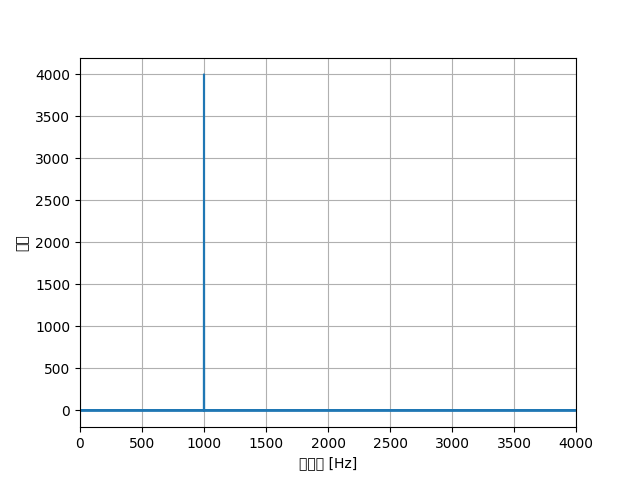

This chart was generated by the following Python code:
import numpy as np
import matplotlib.pyplot as plt

# 標本化周波数とサンプル数の設定
fs = 8000  # 標本化周波数8kHz
duration = 1.0  # サイン波の長さ1秒
samples = int(fs * duration)

# 時間軸を作成
t = np.arange(samples) / fs

# 7kHzのサイン波を生成
frequency = 7000
signal = np.sin(2 * np.pi * frequency * t)

# 周波数特性のグラフを作成
freq = np.fft.fftfreq(samples, d=1/fs)
fft = np.fft.fft(signal)

plt.plot(freq, np.abs(fft))
plt.xlabel('周波数 [Hz]')
plt.ylabel('振幅')
# plt.title('Frequency Spectrum')
plt.xlim(0, fs/2)
plt.grid(True)
# plt.show()
plt.savefig('kadai_1.png')
